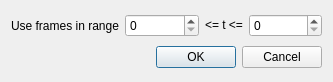
<ui version="4.0" >
 <class>ErrorCorrection</class>
 <widget class="QDialog" name="ErrorCorrection" >
  <property name="geometry" >
   <rect>
    <x>0</x>
    <y>0</y>
    <width>333</width>
    <height>82</height>
   </rect>
  </property>
  <property name="windowTitle" >
   <string>Error correction</string>
  </property>
  <layout class="QGridLayout" name="gridLayout" >
   <item row="0" column="0" >
    <widget class="QLabel" name="label_2" >
     <property name="text" >
      <string>Use frames in range</string>
     </property>
    </widget>
   </item>
   <item row="0" column="1" >
    <layout class="QHBoxLayout" name="horizontalLayout" >
     <item>
      <widget class="QSpinBox" name="tMin" >
       <property name="sizePolicy" >
        <sizepolicy vsizetype="Fixed" hsizetype="Expanding" >
         <horstretch>0</horstretch>
         <verstretch>0</verstretch>
        </sizepolicy>
       </property>
      </widget>
     </item>
     <item>
      <widget class="QLabel" name="label" >
       <property name="text" >
        <string>&lt;= t &lt;=</string>
       </property>
      </widget>
     </item>
     <item>
      <widget class="QSpinBox" name="tMax" >
       <property name="sizePolicy" >
        <sizepolicy vsizetype="Fixed" hsizetype="Expanding" >
         <horstretch>0</horstretch>
         <verstretch>0</verstretch>
        </sizepolicy>
       </property>
      </widget>
     </item>
    </layout>
   </item>
   <item row="1" column="0" colspan="2" >
    <widget class="QDialogButtonBox" name="buttonBox" >
     <property name="orientation" >
      <enum>Qt::Horizontal</enum>
     </property>
     <property name="standardButtons" >
      <set>QDialogButtonBox::Cancel|QDialogButtonBox::Ok</set>
     </property>
    </widget>
   </item>
  </layout>
 </widget>
 <resources/>
 <connections>
  <connection>
   <sender>buttonBox</sender>
   <signal>rejected()</signal>
   <receiver>ErrorCorrection</receiver>
   <slot>reject()</slot>
   <hints>
    <hint type="sourcelabel" >
     <x>316</x>
     <y>260</y>
    </hint>
    <hint type="destinationlabel" >
     <x>286</x>
     <y>274</y>
    </hint>
   </hints>
  </connection>
 </connections>
</ui>
